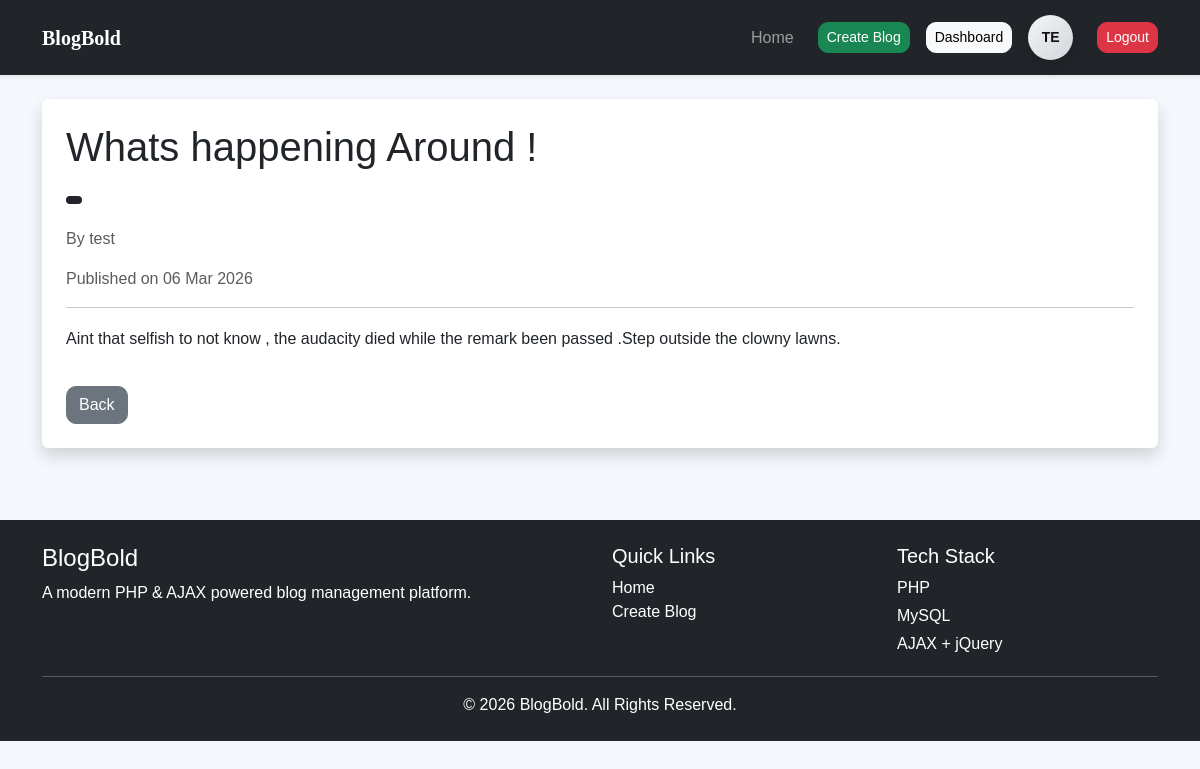
Page /blog.php?id=2 (signed in) on the committed database.
### tables this page shows
CREATE TABLE `posts` (
  `id` int(11) NOT NULL,
  `user_id` int(11) DEFAULT NULL,
  `title` varchar(255) DEFAULT NULL,
  `category` varchar(100) DEFAULT NULL,
  `image` varchar(255) DEFAULT NULL,
  `content` text DEFAULT NULL,
  `created_at` timestamp NOT NULL DEFAULT current_timestamp()
);

CREATE TABLE `users` (
  `id` int(11) NOT NULL,
  `name` varchar(100) DEFAULT NULL,
  `email` varchar(100) DEFAULT NULL,
  `password` varchar(255) DEFAULT NULL,
  `created_at` timestamp NOT NULL DEFAULT current_timestamp()
);

### blog.php (the view, shortened to what this page needs)
<?php
require "config/database.php";
include "includes/header.php";
$id = $_GET['id'];
$stmt = $pdo->prepare("
SELECT posts.*, users.name
FROM posts
JOIN users ON posts.user_id = users.id
WHERE posts.id = :id
");
$stmt->execute([
    ':id' => $id
]);
$post = $stmt->fetch(PDO::FETCH_ASSOC);
?>
<div class="card shadow border-0">
<div class="card-body p-4">
<h1 class="mb-3">
<?= htmlspecialchars($post['title']) ?>
</h1>
<div class="mb-3">
<span class="badge bg-dark">
</span>
</div>
<p class="text-muted">
By <?= htmlspecialchars($post['name']) ?>
</p>
<p class="text-muted">
Published on
<?= date("d M Y", strtotime($post['created_at'])) ?>
</p>
<hr>
<p style="line-height:1.9;">
<?= nl2br(htmlspecialchars($post['content'])) ?>
</p>
<a href="index.php" class="btn btn-secondary mt-3">
Back
</a>
</div>
</div>
<?php include "includes/footer.php"; ?>

### assets/css/style.css (style rules this page uses)
body { background:#f4f7fb; font-family: Arial, Helvetica, sans-serif; }
.btn { border-radius:10px; }

### rows in the picture
posts: title "Whats happening Around !", user.name "test", created_at "06 Mar 2026", content "Aint that selfish to not know , the audacity died while the remark been passed .Step outside the clowny lawns."

### other values in the picture
substr($name,0,2) "TE"
